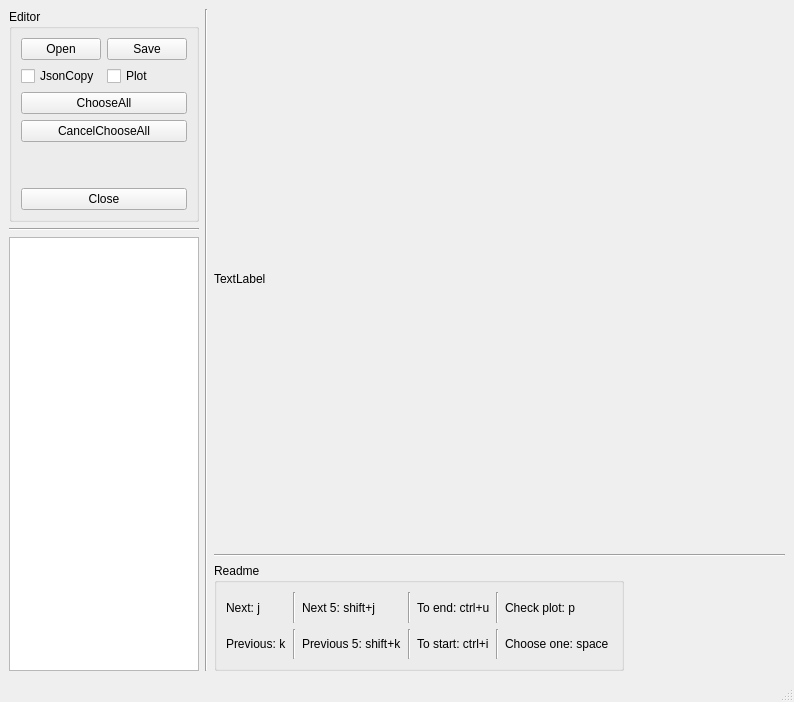
<?xml version="1.0" encoding="UTF-8"?>
<ui version="4.0">
 <class>MainWindow</class>
 <widget class="QMainWindow" name="MainWindow">
  <property name="geometry">
   <rect>
    <x>0</x>
    <y>0</y>
    <width>794</width>
    <height>702</height>
   </rect>
  </property>
  <property name="windowTitle">
   <string>MainWindow</string>
  </property>
  <widget class="QWidget" name="centralwidget">
   <layout class="QHBoxLayout" name="horizontalLayout_2" stretch="3,0,9">
    <item>
     <layout class="QVBoxLayout" name="verticalLayout_2">
      <item>
       <widget class="QGroupBox" name="editorGroupBox">
        <property name="title">
         <string>Editor</string>
        </property>
        <layout class="QVBoxLayout" name="verticalLayout">
         <item>
          <layout class="QHBoxLayout" name="horizontalLayout" stretch="0,0">
           <item>
            <widget class="QPushButton" name="openPushButton">
             <property name="text">
              <string>Open</string>
             </property>
            </widget>
           </item>
           <item>
            <widget class="QPushButton" name="savePushButton">
             <property name="text">
              <string>Save</string>
             </property>
            </widget>
           </item>
          </layout>
         </item>
         <item>
          <layout class="QHBoxLayout" name="horizontalLayout_4">
           <item>
            <widget class="QCheckBox" name="jsonCopyCheckBox">
             <property name="text">
              <string>JsonCopy</string>
             </property>
            </widget>
           </item>
           <item>
            <widget class="QCheckBox" name="plotCheckBox">
             <property name="text">
              <string>Plot</string>
             </property>
            </widget>
           </item>
          </layout>
         </item>
         <item>
          <widget class="QPushButton" name="chooseAllPushButton">
           <property name="text">
            <string>ChooseAll</string>
           </property>
          </widget>
         </item>
         <item>
          <widget class="QPushButton" name="cancelChooseAllPushButton">
           <property name="text">
            <string>CancelChooseAll</string>
           </property>
          </widget>
         </item>
         <item>
          <spacer name="verticalSpacer">
           <property name="orientation">
            <enum>Qt::Vertical</enum>
           </property>
           <property name="sizeType">
            <enum>QSizePolicy::Fixed</enum>
           </property>
           <property name="sizeHint" stdset="0">
            <size>
             <width>20</width>
             <height>40</height>
            </size>
           </property>
          </spacer>
         </item>
         <item>
          <widget class="QPushButton" name="closePushButton">
           <property name="text">
            <string>Close</string>
           </property>
          </widget>
         </item>
        </layout>
       </widget>
      </item>
      <item>
       <widget class="Line" name="line">
        <property name="orientation">
         <enum>Qt::Horizontal</enum>
        </property>
       </widget>
      </item>
      <item>
       <widget class="QListWidget" name="listWidget"/>
      </item>
     </layout>
    </item>
    <item>
     <widget class="Line" name="line_2">
      <property name="orientation">
       <enum>Qt::Vertical</enum>
      </property>
     </widget>
    </item>
    <item>
     <layout class="QVBoxLayout" name="verticalLayout_3" stretch="5,0,1">
      <item>
       <widget class="QLabel" name="imageLabel">
        <property name="maximumSize">
         <size>
          <width>16777215</width>
          <height>16777215</height>
         </size>
        </property>
        <property name="text">
         <string>TextLabel</string>
        </property>
       </widget>
      </item>
      <item>
       <widget class="Line" name="line_3">
        <property name="orientation">
         <enum>Qt::Horizontal</enum>
        </property>
       </widget>
      </item>
      <item>
       <layout class="QHBoxLayout" name="horizontalLayout_3">
        <item>
         <widget class="QGroupBox" name="groupBox">
          <property name="title">
           <string>Readme</string>
          </property>
          <layout class="QGridLayout" name="gridLayout">
           <item row="1" column="2">
            <widget class="QLabel" name="label_4">
             <property name="text">
              <string>Previous 5: shift+k</string>
             </property>
            </widget>
           </item>
           <item row="0" column="6">
            <widget class="QLabel" name="label_8">
             <property name="text">
              <string>Check plot: p</string>
             </property>
            </widget>
           </item>
           <item row="1" column="0">
            <widget class="QLabel" name="label_2">
             <property name="text">
              <string>Previous: k</string>
             </property>
            </widget>
           </item>
           <item row="1" column="6">
            <widget class="QLabel" name="label_6">
             <property name="text">
              <string>Choose one: space </string>
             </property>
            </widget>
           </item>
           <item row="0" column="2">
            <widget class="QLabel" name="label_3">
             <property name="text">
              <string>Next 5: shift+j</string>
             </property>
            </widget>
           </item>
           <item row="1" column="1">
            <widget class="Line" name="line_5">
             <property name="orientation">
              <enum>Qt::Vertical</enum>
             </property>
            </widget>
           </item>
           <item row="0" column="1">
            <widget class="Line" name="line_4">
             <property name="orientation">
              <enum>Qt::Vertical</enum>
             </property>
            </widget>
           </item>
           <item row="0" column="0">
            <widget class="QLabel" name="label">
             <property name="text">
              <string>Next: j</string>
             </property>
            </widget>
           </item>
           <item row="0" column="4">
            <widget class="QLabel" name="label_7">
             <property name="text">
              <string>To end: ctrl+u</string>
             </property>
            </widget>
           </item>
           <item row="0" column="3">
            <widget class="Line" name="line_6">
             <property name="orientation">
              <enum>Qt::Vertical</enum>
             </property>
            </widget>
           </item>
           <item row="1" column="3">
            <widget class="Line" name="line_7">
             <property name="orientation">
              <enum>Qt::Vertical</enum>
             </property>
            </widget>
           </item>
           <item row="1" column="4">
            <widget class="QLabel" name="label_5">
             <property name="text">
              <string>To start: ctrl+i</string>
             </property>
            </widget>
           </item>
           <item row="0" column="5">
            <widget class="Line" name="line_8">
             <property name="orientation">
              <enum>Qt::Vertical</enum>
             </property>
            </widget>
           </item>
           <item row="1" column="5">
            <widget class="Line" name="line_9">
             <property name="orientation">
              <enum>Qt::Vertical</enum>
             </property>
            </widget>
           </item>
          </layout>
         </widget>
        </item>
        <item>
         <spacer name="horizontalSpacer">
          <property name="orientation">
           <enum>Qt::Horizontal</enum>
          </property>
          <property name="sizeHint" stdset="0">
           <size>
            <width>40</width>
            <height>20</height>
           </size>
          </property>
         </spacer>
        </item>
       </layout>
      </item>
     </layout>
    </item>
   </layout>
  </widget>
  <widget class="QMenuBar" name="menubar">
   <property name="geometry">
    <rect>
     <x>0</x>
     <y>0</y>
     <width>794</width>
     <height>22</height>
    </rect>
   </property>
  </widget>
  <widget class="QStatusBar" name="statusbar"/>
 </widget>
 <resources/>
 <connections/>
</ui>
